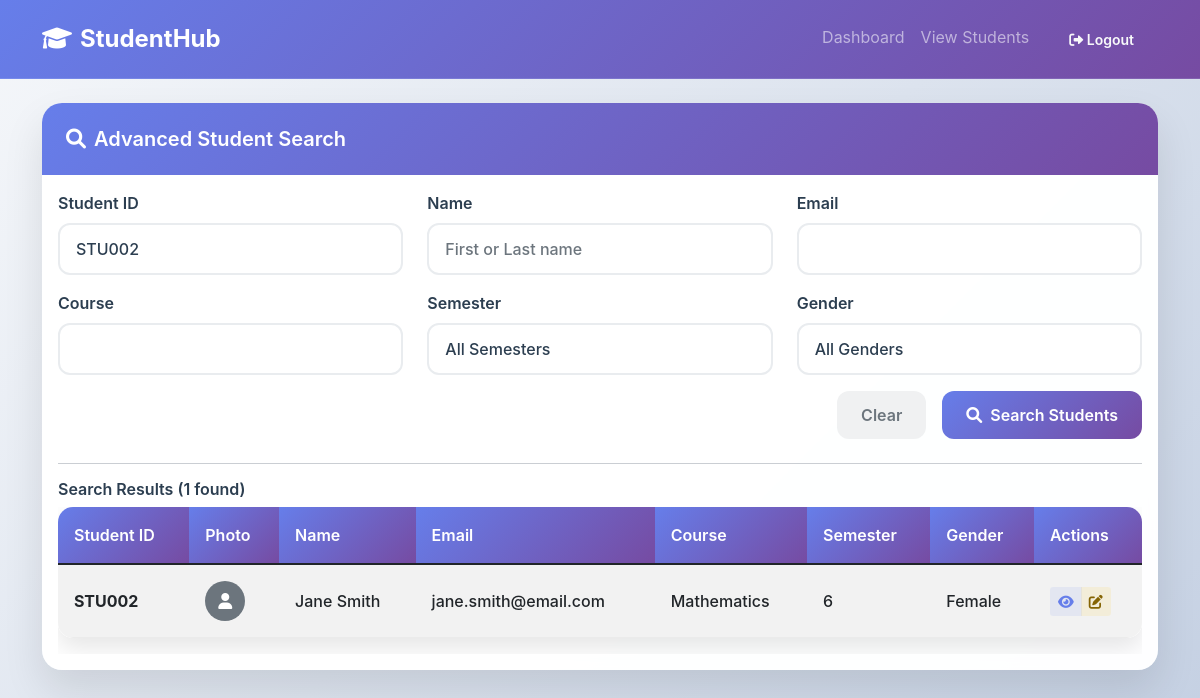
Screenshot of /search_student.php?student_id=STU002 (signed in) with the database file from the repository.
### tables this page shows
CREATE TABLE IF NOT EXISTS students (
    id INT AUTO_INCREMENT PRIMARY KEY,
    student_id VARCHAR(20) UNIQUE NOT NULL,
    first_name VARCHAR(50) NOT NULL,
    last_name VARCHAR(50) NOT NULL,
    email VARCHAR(100) UNIQUE NOT NULL,
    phone VARCHAR(15),
    date_of_birth DATE,
    gender ENUM('Male', 'Female', 'Other'),
    address TEXT,
    course VARCHAR(100),
    semester INT,
    profile_picture VARCHAR(255),
    created_at TIMESTAMP DEFAULT CURRENT_TIMESTAMP,
    updated_at TIMESTAMP DEFAULT CURRENT_TIMESTAMP ON UPDATE CURRENT_TIMESTAMP
);

### config.php (called while the page is built, shortened)
<?php
function getUserTheme() {
    return isset($_COOKIE['user_theme']) ? $_COOKIE['user_theme'] : 'light';
}
?>

### search_student.php (the view, shortened to what this page needs)
<?php
require_once 'config.php';
?>
<!DOCTYPE html>
<html lang="en">
<head>
    <link href="https://cdn.jsdelivr.net/npm/bootstrap@5.1.3/dist/css/bootstrap.min.css" rel="stylesheet">
    <link href="https://cdnjs.cloudflare.com/ajax/libs/font-awesome/6.0.0/css/all.min.css" rel="stylesheet">
</head>
<body class="<?php echo (getUserTheme() == 'dark') ? 'dark-theme' : ''; ?>">
<nav class="navbar navbar-expand-lg navbar-dark">
    <div class="container">
        <a class="navbar-brand fw-bold" href="dashboard.php">
            <i class="fas fa-graduation-cap me-2"></i>StudentHub
        </a>
        <div class="navbar-nav ms-auto">
            <a class="nav-link" href="dashboard.php">Dashboard</a>
            <a class="nav-link" href="view_students.php">View Students</a>
            <a class="btn btn-outline-light btn-sm ms-2" href="logout.php">
                <i class="fas fa-sign-out-alt"></i> Logout
            </a>
        </div>
    </div>
</nav>
<div class="container mt-4">
    <div class="card">
        <div class="card-header">
            <h5 class="mb-0"><i class="fas fa-search me-2"></i>Advanced Student Search</h5>
        </div>
        <div class="card-body">
            <form method="GET" class="mb-4">
                <div class="row">
                    <div class="col-md-4 mb-3">
                        <label for="student_id" class="form-label">Student ID</label>
                        <input type="text" class="form-control" id="student_id" name="student_id"
                               value="<?php echo isset($_GET['student_id']) ? htmlspecialchars($_GET['student_id']) : ''; ?>">
                    </div>
                    <div class="col-md-4 mb-3">
                        <label for="name" class="form-label">Name</label>
                        <input type="text" class="form-control" id="name" name="name"
                               value="<?php echo isset($_GET['name']) ? htmlspecialchars($_GET['name']) : ''; ?>"
                               placeholder="First or Last name">
                    </div>
                    <div class="col-md-4 mb-3">
                        <label for="email" class="form-label">Email</label>
                        <input type="email" class="form-control" id="email" name="email"
                               value="<?php echo isset($_GET['email']) ? htmlspecialchars($_GET['email']) : ''; ?>">
                    </div>
                </div>
                <div class="row">
                    <div class="col-md-4 mb-3">
                        <label for="course" class="form-label">Course</label>
                        <input type="text" class="form-control" id="course" name="course"
                               value="<?php echo isset($_GET['course']) ? htmlspecialchars($_GET['course']) : ''; ?>">
                    </div>
                    <div class="col-md-4 mb-3">
                        <label for="semester" class="form-label">Semester</label>
                        <select class="form-select" id="semester" name="semester">
                            <option value="">All Semesters</option>
                        </select>
                    </div>
                    <div class="col-md-4 mb-3">
                        <label for="gender" class="form-label">Gender</label>
                        <select class="form-select" id="gender" name="gender">
                            <option value="">All Genders</option>
                        </select>
                    </div>
                </div>
                <div class="d-grid gap-2 d-md-flex justify-content-md-end">
                    <a href="search_student.php" class="btn btn-outline-secondary me-md-2">Clear</a>
                    <button type="submit" class="btn btn-primary">
                        <i class="fas fa-search me-2"></i>Search Students
                    </button>
                </div>
            </form>
            <?php
            if ($_SERVER['REQUEST_METHOD'] == 'GET' && !empty(array_filter($_GET))) {
                try {
                    $pdo = getDBConnection();
                    $sql = "SELECT * FROM students WHERE 1=1";
                    $params = [];
                    if (!empty($_GET['student_id'])) {
                        $sql .= " AND student_id LIKE ?";
                        $params[] = "%" . sanitizeInput($_GET['student_id']) . "%";
                    }
                    $sql .= " ORDER BY first_name, last_name";
                    $stmt = $pdo->prepare($sql);
                    $stmt->execute($params);
                    $results = $stmt->fetchAll(PDO::FETCH_ASSOC);
                    echo '<hr>';
                    echo '<h6>Search Results (' . count($results) . ' found)</h6>';
                    if (empty($results)) {
                        echo '<div class="alert alert-info">No students found matching your search criteria.</div>';
                    } else {
                        echo '<div class="table-responsive">';
                        echo '<table class="table table-striped">';
                        echo '<thead class="table-dark">';
                        echo '<tr>';
                        echo '<th>Student ID</th>';
                        echo '<th>Photo</th>';
                        echo '<th>Name</th>';
                        echo '<th>Email</th>';
                        echo '<th>Course</th>';
                        echo '<th>Semester</th>';
                        echo '<th>Gender</th>';
                        echo '<th>Actions</th>';
                        echo '</tr>';
                        echo '</thead>';
                        echo '<tbody>';
                        foreach ($results as $student) {
                            echo '<tr>';
                            echo '<td><strong>' . htmlspecialchars($student['student_id']) . '</strong></td>';
                            echo '<td>';
                            if ($student['profile_picture']) {
                                echo '<img src="uploads/' . htmlspecialchars($student['profile_picture']) . '"
                                          alt="Profile" class="rounded-circle" style="width: 40px; height: 40px; object-fit: cover;">';
                            } else {
                                echo '<div class="bg-secondary rounded-circle d-flex align-items-center justify-content-center"
                                          style="width: 40px; height: 40px;">
                                          <i class="fas fa-user text-white"></i>
                                      </div>';
                            }
                            echo '</td>';
                            echo '<td>' . htmlspecialchars($student['first_name'] . ' ' . $student['last_name']) . '</td>';
                            echo '<td>' . htmlspecialchars($student['email']) . '</td>';
                            echo '<td>' . htmlspecialchars($student['course'] ?: '-') . '</td>';
                            echo '<td>' . htmlspecialchars($student['semester'] ?: '-') . '</td>';
                            echo '<td>' . htmlspecialchars($student['gender'] ?: '-') . '</td>';
                            echo '<td>';
                            echo '<div class="btn-group btn-group-sm">';
                            echo '<a href="view_student.php?id=' . $student['id'] . '" class="btn btn-outline-primary" title="View Details">';
                            echo '<i class="fas fa-eye"></i>';
                            echo '</a>';
                            echo '<a href="edit_student.php?id=' . $student['id'] . '" class="btn btn-outline-warning" title="Edit">';
                            echo '<i class="fas fa-edit"></i>';
                            echo '</a>';
                            echo '</div>';
                            echo '</td>';
                            echo '</tr>';
                        }
                        echo '</tbody>';
                        echo '</table>';
                        echo '</div>';
                    }
                } catch (Exception $e) {
                    echo '<div class="alert alert-danger">Error performing search: ' . htmlspecialchars($e->getMessage()) . '</div>';
                }
            }
            ?>
        </div>
    </div>
</div>
</body>
</html>

### search_student.php (style rules this page uses)
:root { --primary-gradient: linear-gradient(135deg, #667eea 0%, #764ba2 100%); --secondary-gradient: linear-gradient(135deg, #f093fb 0%, #f5576c 100%); --success-gradient: linear-gradient(135deg, #4facfe 0%, #00f2fe 100%); --dark-bg: #0f0f0f; --dark-surface: #1e1e1e; --dark-border: #333; --text-primary: #2c3e50; --text-secondary: #6c757d; }
* { font-family: -apple-system, BlinkMacSystemFont, 'Segoe UI', Roboto, Oxygen, Ubuntu, Cantarell, sans-serif; }
body { background: linear-gradient(135deg, #f5f7fa 0%, #c3cfe2 100%); min-height: 100vh; transition: all 0.3s ease; }
.navbar { background: var(--primary-gradient) !important; backdrop-filter: blur(10px); border-bottom: 1px solid rgba(255,255,255,0.1); padding: 1rem 0; }
.navbar-brand { font-weight: 700; font-size: 1.5rem; color: #fff !important; }
.card { border: none; border-radius: 20px; box-shadow: 0 20px 40px rgba(0,0,0,0.1); backdrop-filter: blur(10px); background: rgba(255,255,255,0.98); transition: all 0.3s ease; margin-bottom: 2rem; color: #2c3e50; }
.card-body { color: #2c3e50; }
.card-header { background: var(--primary-gradient); color: white; border-radius: 20px 20px 0 0 !important; padding: 1.5rem; border: none; }
.card-header h5 { margin: 0; font-weight: 600; }
.form-control, .form-select { border-radius: 12px; border: 2px solid #e9ecef; padding: 0.75rem 1rem; transition: all 0.3s ease; background: rgba(255,255,255,0.95); backdrop-filter: blur(10px); color: #2c3e50; font-weight: 500; }
.form-label { color: #2c3e50; font-weight: 600; margin-bottom: 0.5rem; }
.btn { border-radius: 12px; font-weight: 600; padding: 0.75rem 1.5rem; transition: all 0.3s ease; border: none; }
.btn-primary { background: var(--primary-gradient); color: white; }
.table { border-radius: 15px; overflow: hidden; background: rgba(255,255,255,0.98); backdrop-filter: blur(10px); box-shadow: 0 10px 25px rgba(0,0,0,0.1); }
.table thead th { background: var(--primary-gradient); color: white; border: none; font-weight: 600; padding: 1rem; }
.table tbody td { padding: 1rem; border-color: rgba(0,0,0,0.08); vertical-align: middle; color: #2c3e50; font-weight: 500; }
.table tbody tr { background: rgba(255,255,255,0.95); }
h6 { color: #2c3e50; font-weight: 600; }
.btn-outline-primary { border-color: #667eea; color: #667eea; background: rgba(102, 126, 234, 0.1); }
.btn-outline-warning { border-color: #ffc107; color: #856404; background: rgba(255, 193, 7, 0.1); }
.btn-outline-secondary { border-color: #6c757d; color: #6c757d; background: rgba(108, 117, 125, 0.1); }
.card { animation: slideInUp 0.6s ease forwards; }

### rows the page displays
students: student "STU002", first_name+last_name "Jane Smith", email "jane.smith@email.com", course "Mathematics", semester "6", gender "Female"

### other values shown
count($results) "1"
